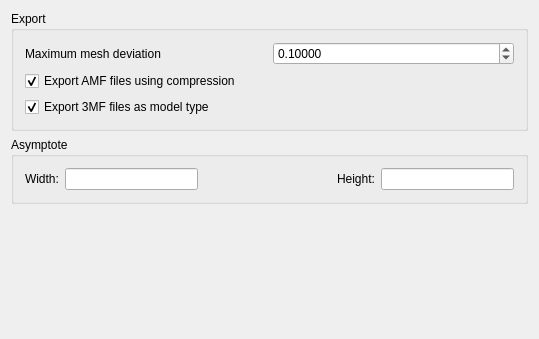
<?xml version="1.0" encoding="UTF-8"?>
<ui version="4.0">
 <class>MeshGui::DlgSettingsImportExport</class>
 <widget class="QWidget" name="MeshGui::DlgSettingsImportExport">
  <property name="geometry">
   <rect>
    <x>0</x>
    <y>0</y>
    <width>539</width>
    <height>339</height>
   </rect>
  </property>
  <property name="windowTitle">
   <string>Mesh Formats</string>
  </property>
  <layout class="QGridLayout">
   <item row="0" column="0">
    <widget class="QGroupBox" name="GroupBox12">
     <property name="title">
      <string>Export</string>
     </property>
     <layout class="QGridLayout">
      <item row="0" column="0">
       <layout class="QGridLayout">
        <item row="1" column="0">
         <widget class="Gui::PrefCheckBox" name="exportAmfCompressed">
          <property name="toolTip">
           <string>ZIP compression is used when writing a mesh file in AMF format</string>
          </property>
          <property name="text">
           <string>Export AMF files using compression</string>
          </property>
          <property name="checked">
           <bool>true</bool>
          </property>
          <property name="prefEntry" stdset="0">
           <cstring>ExportAmfCompressed</cstring>
          </property>
          <property name="prefPath" stdset="0">
           <cstring>Mod/Mesh</cstring>
          </property>
         </widget>
        </item>
        <item row="0" column="0">
         <widget class="QLabel" name="textLabel1">
          <property name="toolTip">
           <string>Deviation of tessellation to the actual surface</string>
          </property>
          <property name="whatsThis">
           <string>&lt;html&gt;&lt;head&gt;&lt;meta name=&quot;qrichtext&quot; content=&quot;1&quot; /&gt;&lt;/head&gt;&lt;body style=&quot; white-space: pre-wrap; font-size:7.8pt; font-weight:400; font-style:normal; text-decoration:none;&quot;&gt;&lt;p style=&quot; margin-top:0px; margin-bottom:0px; margin-left:0px; margin-right:0px; -qt-block-indent:0; text-indent:0px;&quot;&gt;&lt;span style=&quot; font-weight:600;&quot;&gt;Tessellation&lt;/span&gt;&lt;/p&gt;&lt;p style=&quot;-qt-paragraph-type:empty; margin-top:0px; margin-bottom:0px; margin-left:0px; margin-right:0px; -qt-block-indent:0; text-indent:0px; font-weight:600;&quot;&gt;&lt;/p&gt;&lt;p style=&quot; margin-top:0px; margin-bottom:0px; margin-left:0px; margin-right:0px; -qt-block-indent:0; text-indent:0px; font-weight:600;&quot;&gt;&lt;span style=&quot; font-weight:400;&quot;&gt;Defines the maximum deviation of the tessellated mesh to the surface. The smaller the value is the slower the render speed which results in increased detail/resolution.&lt;/span&gt;&lt;/p&gt;&lt;/body&gt;&lt;/html&gt;</string>
          </property>
          <property name="text">
           <string>Maximum mesh deviation</string>
          </property>
         </widget>
        </item>
        <item row="0" column="1">
         <widget class="Gui::PrefQuantitySpinBox" name="maxDeviationExport">
          <property name="toolTip">
           <string>Maximal deviation between mesh and object</string>
          </property>
          <property name="decimals">
           <number>5</number>
          </property>
          <property name="minimum">
           <double>0.000010000000000</double>
          </property>
          <property name="maximum">
           <double>100000000.000000000000000</double>
          </property>
          <property name="singleStep">
           <double>0.010000000000000</double>
          </property>
          <property name="value">
           <double>0.100000000000000</double>
          </property>
          <property name="prefPath" stdset="0">
           <cstring>Mod/Mesh</cstring>
          </property>
          <property name="prefEntry" stdset="0">
           <cstring>MaxDeviationExport</cstring>
          </property>
          <property name="unit" stdset="0">
           <string notr="true">mm</string>
          </property>
         </widget>
        </item>
        <item row="2" column="0">
         <widget class="Gui::PrefCheckBox" name="export3mfModel">
          <property name="toolTip">
           <string>Always export mesh as model type in 3MF format even if not a solid</string>
          </property>
          <property name="text">
           <string>Export 3MF files as model type</string>
          </property>
          <property name="checked">
           <bool>true</bool>
          </property>
          <property name="prefEntry" stdset="0">
           <cstring>Export3mfModel</cstring>
          </property>
          <property name="prefPath" stdset="0">
           <cstring>Mod/Mesh</cstring>
          </property>
         </widget>
        </item>
       </layout>
      </item>
     </layout>
    </widget>
   </item>
   <item row="1" column="0">
    <widget class="QGroupBox" name="GroupBoxAsy">
     <property name="title">
      <string notr="true">Asymptote</string>
     </property>
     <layout class="QGridLayout">
      <item row="0" column="0">
       <layout class="QGridLayout">
        <item row="0" column="0">
         <widget class="QLabel" name="labelAsyWidth">
          <property name="text">
           <string>Width:</string>
          </property>
         </widget>
        </item>
        <item row="0" column="1">
         <widget class="Gui::PrefLineEdit" name="asymptoteWidth">
          <property name="prefEntry" stdset="0">
           <cstring>Width</cstring>
          </property>
          <property name="prefPath" stdset="0">
           <cstring>Mod/Mesh/Asymptote</cstring>
          </property>
         </widget>
        </item>
        <item row="0" column="2">
         <spacer>
          <property name="orientation">
           <enum>Qt::Horizontal</enum>
          </property>
          <property name="sizeHint" stdset="0">
           <size>
            <width>61</width>
            <height>20</height>
           </size>
          </property>
         </spacer>
        </item>
        <item row="0" column="3">
         <widget class="QLabel" name="labelAsyHeight">
          <property name="text">
           <string>Height:</string>
          </property>
         </widget>
        </item>
        <item row="0" column="4">
         <widget class="Gui::PrefLineEdit" name="asymptoteHeight">
          <property name="prefPath" stdset="0">
           <cstring>Mod/Mesh/Asymptote</cstring>
          </property>
          <property name="prefEntry" stdset="0">
           <cstring>Height</cstring>
          </property>
         </widget>
        </item>
       </layout>
      </item>
     </layout>
    </widget>
   </item>
   <item row="2" column="0">
    <spacer>
     <property name="orientation">
      <enum>Qt::Vertical</enum>
     </property>
     <property name="sizeHint" stdset="0">
      <size>
       <width>20</width>
       <height>61</height>
      </size>
     </property>
    </spacer>
   </item>
  </layout>
 </widget>
 <layoutdefault spacing="6" margin="11"/>
 <customwidgets>
  <customwidget>
   <class>Gui::PrefCheckBox</class>
   <extends>QCheckBox</extends>
   <header>Gui/PrefWidgets.h</header>
  </customwidget>
  <customwidget>
   <class>Gui::PrefLineEdit</class>
   <extends>QLineEdit</extends>
   <header>Gui/PrefWidgets.h</header>
  </customwidget>
  <customwidget>
   <class>Gui::PrefQuantitySpinBox</class>
   <extends>QDoubleSpinBox</extends>
   <header>Gui/PrefWidgets.h</header>
  </customwidget>
 </customwidgets>
 <resources/>
 <connections/>
</ui>
